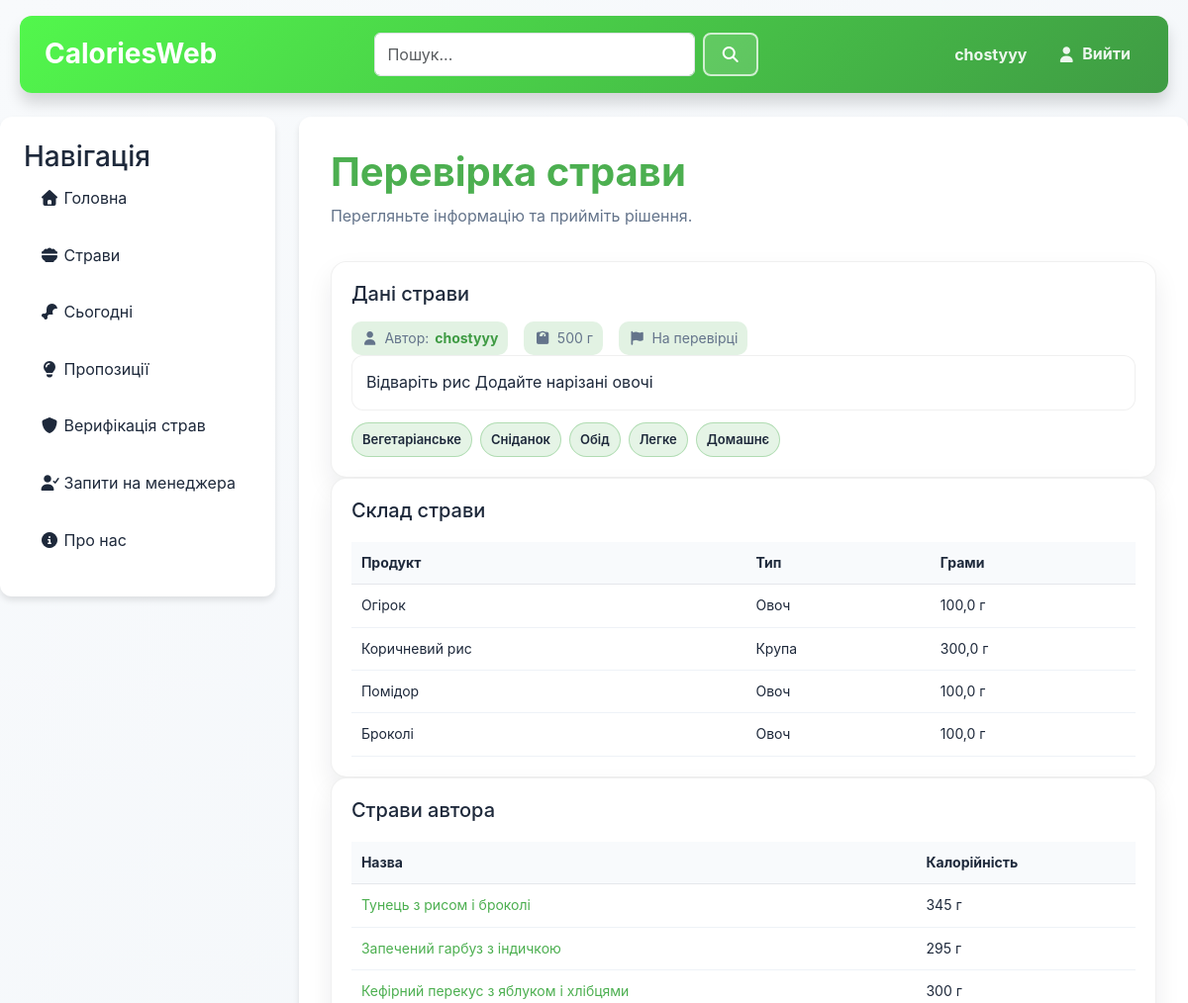
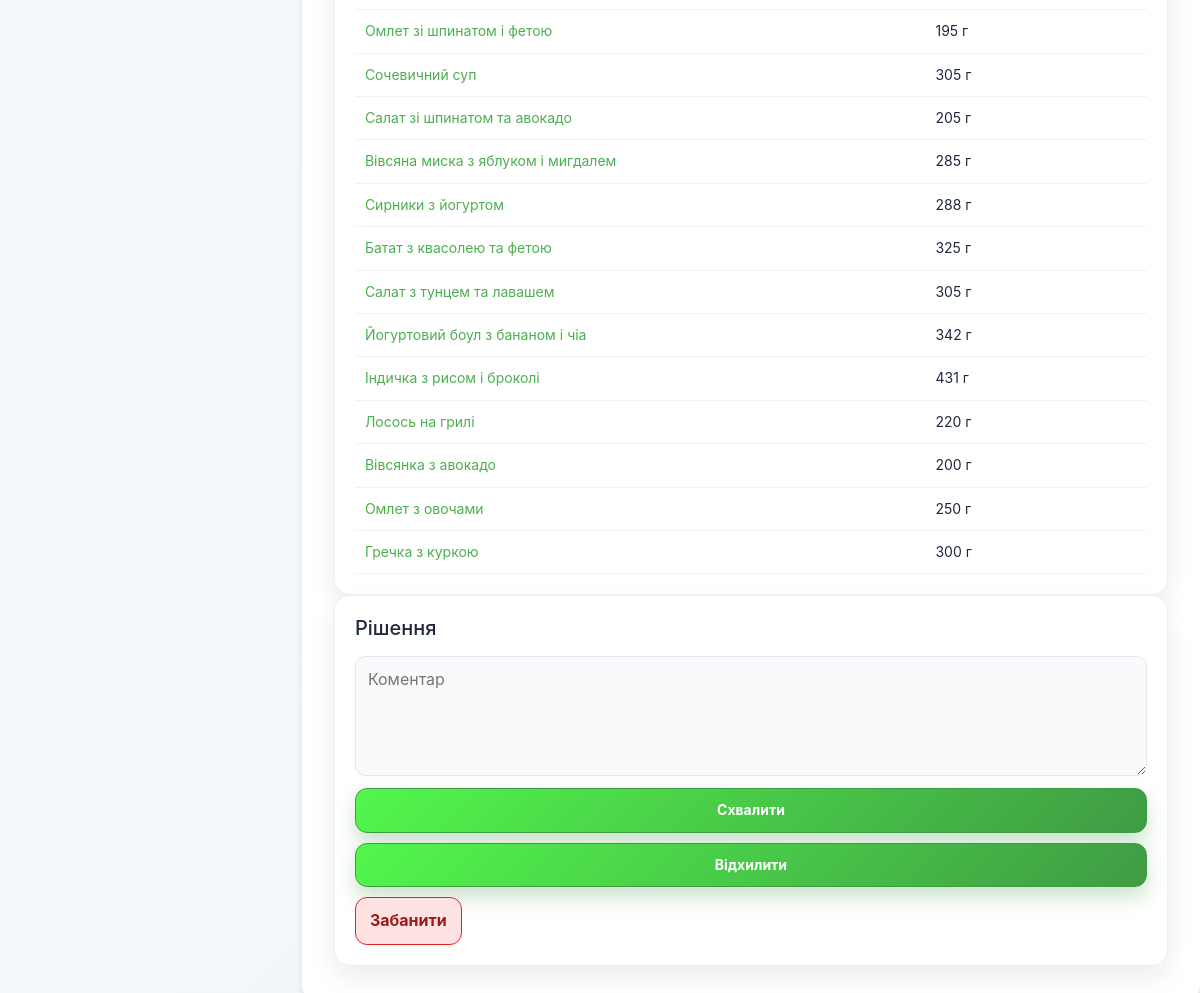
/meals/verification/14/ (signed in), run on the app's committed database (2 pictures, top to bottom).
### meals/models.py (models this page shows, shortened)
class MealVerification(models.Model):
    STATUS_CHOICES = [
        ('draft', 'Чернетка'),
        ('pending', 'На перевірці'),
        ('approved', 'Схвалено'),
        ('rejected', 'Відхилено'),
        ('banned', 'Заблоковано'),
    ]
    author = models.ForeignKey(User, on_delete=models.CASCADE, related_name='meal_verifications')
    original_meal = models.ForeignKey('Meal', on_delete=models.SET_NULL, null=True, blank=True, related_name='verification_requests')
    name = models.CharField(max_length=100)
    grams = models.PositiveIntegerField(default=100)
    recipe = models.TextField(null=True, blank=True)
    link = models.URLField(null=True, blank=True)
    image = models.ImageField(upload_to='meal_verifications/', null=True, blank=True)
    status = models.CharField(max_length=12, choices=STATUS_CHOICES, default='draft')
    created_at = models.DateTimeField(auto_now_add=True)
    reviewed_at = models.DateTimeField(null=True, blank=True)
    reviewed_by = models.ForeignKey(User, on_delete=models.SET_NULL, null=True, blank=True, related_name='verified_meals')
    review_comment = models.TextField(null=True, blank=True)

class MealVerificationTag(models.Model):
    verification = models.ForeignKey(MealVerification, on_delete=models.CASCADE, related_name='tags')
    tag = models.ForeignKey(Tag, on_delete=models.CASCADE)

class Tag(models.Model):
    name = models.CharField(max_length=50)
    type = models.CharField(max_length=50, null=True)

class MealVerificationProduct(models.Model):
    verification = models.ForeignKey(MealVerification, on_delete=models.CASCADE, related_name='products')
    food = models.ForeignKey(Food, on_delete=models.CASCADE)
    grams = models.FloatField()

class Food(models.Model):
    name = models.CharField(max_length=100)
    type = models.CharField(max_length=50)
    grams = models.FloatField()
    calories = models.IntegerField()
    protein = models.FloatField()
    carbs = models.FloatField()
    fats = models.FloatField()

class Meal(models.Model):
    name = models.CharField(max_length=100)
    grams = models.PositiveIntegerField(default=100)
    recipe = models.TextField(null=True)
    link = models.URLField(null=True)
    author = models.ForeignKey(User, on_delete=models.CASCADE)
    image = models.ImageField(default='fallback.png', null=True, blank=True)
    popularity = models.IntegerField()

### meals/views.py (the view, shortened to what this page needs)
# urls.py: path('verification/<int:verification_id>/', views.verification_detail, name='verification_detail'),
def verification_detail(request, verification_id):
    if not _can_verify_meals(request.user):
        return redirect("main:home")
    verification = get_object_or_404(MealVerification, id=verification_id)
    products = verification.products.select_related("food")
    tags = verification.tags.select_related("tag")
    author_meals = Meal.objects.filter(author=verification.author).order_by("-id")
    return render(request, "meals/verification_detail.html", {
        "verification": verification,
        "products": products,
        "tags": tags,
        "author_meals": author_meals,
    })

### meals/views.py (called while the page is built)
def _get_user_details(user):
    if not user.is_authenticated:
        return None
    return getattr(user, "details", None)

def _is_admin(user):
    details = _get_user_details(user)
    return bool(details and details.role == "admin") or getattr(user, "is_superuser", False)

def _can_manage_meals(user):
    details = _get_user_details(user)
    return bool(details and details.account_status == "active" and not details.is_banned)

def _can_verify_meals(user):
    return _can_manage_meals(user) and (_is_admin(user) or _is_manager(user))

### meals/templates/meals/verification_detail.html (shortened to what this page needs)
{% extends "main/layout.html" %}
{% load static %}
{% block extra_css %}
    <link rel="stylesheet" href="{% static 'meals/css/meal_detail.css' %}">
{% endblock %}
{% block content %}
    <h1>Перевірка страви</h1>
    <p>Перегляньте інформацію та прийміть рішення.</p>
    <section class="meal-detail-card">
        <h3>Дані страви</h3>
        <div class="meal-detail-meta">
            <span><i class="fas fa-user"></i> Автор: <a class="profile-user-link" href="{% url 'user:user_detail' verification.author.id %}">{{ verification.author.username }}</a></span>
            <span><i class="fas fa-weight"></i> {{ verification.grams }} г</span>
            <span><i class="fas fa-flag"></i> {{ verification.get_status_display }}</span>
        </div>
        {% if verification.recipe %}
            <p class="meal-detail-recipe">{{ verification.recipe }}</p>
        {% endif %}
        <div class="meal-detail-tags" style="margin-top: 12px;">
            {% for tag in tags %}
                <span class="meal-detail-tag">{{ tag.tag.name }}</span>
            {% empty %}
                <span class="meal-detail-tags-empty">Теги не додані</span>
            {% endfor %}
        </div>
    </section>
    <section class="meal-detail-card">
        <h3>Склад страви</h3>
        <div class="meal-detail-table-wrap">
            <table class="meal-detail-table">
                <tr>
                    <th>Продукт</th>
                    <th>Тип</th>
                    <th>Грами</th>
                </tr>
                {% for item in products %}
                    <tr>
                        <td>{{ item.food.name }}</td>
                        <td>{{ item.food.type }}</td>
                        <td>{{ item.grams }} г</td>
                    </tr>
                {% empty %}
                    <tr>
                        <td colspan="3">Склад порожній.</td>
                    </tr>
                {% endfor %}
            </table>
        </div>
    </section>
    <section class="meal-detail-card">
        <h3>Страви автора</h3>
        {% if author_meals %}
            <div class="meal-detail-table-wrap">
                <table class="meal-detail-table">
                    <tr>
                        <th>Назва</th>
                        <th>Калорійність</th>
                    </tr>
                    {% for meal in author_meals %}
                        <tr>
                            <td><a href="{% url 'meals:meal_detail' meal.id %}">{{ meal.name }}</a></td>
                            <td>{{ meal.grams }} г</td>
                        </tr>
                    {% endfor %}
                </table>
            </div>
        {% else %}
            <p>У користувача ще немає страв.</p>
        {% endif %}
    </section>
    <section class="meal-detail-card">
        <h3>Рішення</h3>
        {% if verification.status == 'pending' %}
            <form method="post" style="display: grid; gap: 12px;">
                <textarea name="comment" class="meal-edit-input meal-edit-textarea" placeholder="Коментар"></textarea>
                <div style="display: flex; gap: 10px; flex-wrap: wrap;">
                    <button class="meal-detail-submit" type="submit" name="action" value="approve">Схвалити</button>
                    <button class="meal-detail-submit" type="submit" name="action" value="reject">Відхилити</button>
                    <button class="meal-detail-danger" type="submit" name="action" value="ban">Забанити</button>
                </div>
            </form>
        {% else %}
            <p>Рішення вже прийнято: {{ verification.get_status_display }}.</p>
            {% if verification.review_comment %}
                <p><strong>Коментар:</strong> {{ verification.review_comment }}</p>
            {% endif %}
        {% endif %}
    </section>
{% endblock %}

### main/templates/main/layout.html (shortened to what this page needs)
{% load static %}
<!DOCTYPE html>
<html lang="en">
<head>
    <link href="https://cdn.jsdelivr.net/npm/bootstrap@5.3.8/dist/css/bootstrap.min.css" rel="stylesheet">
    <link rel="stylesheet" href="{% static 'main/css/main.css' %}">
    <link rel="stylesheet" href="https://cdnjs.cloudflare.com/ajax/libs/font-awesome/7.0.1/css/all.min.css">
    {% block extra_css %}{% endblock %}
</head>
<body>
<header>
    <table>
        <tr>
            <th style="text-align: left;" style="width: fit-content;">
                <a href="{% url 'main:home' %}" style="width: fit-content;" >
                    <h1 style="width: fit-content;">CaloriesWeb</h1>
                </a>
            </th>
            <th style="text-align: center; width: 35%;">
                <form action="{% url 'meals:search' %}" method="get" class="d-flex">
                    <input class="form-control" type="text" name="q" placeholder="Пошук...">
                    <button class="btn btn-outline-danger ms-2" type="submit">
                        <i class="fa-solid fa-magnifying-glass"></i>
                    </button>
                </form>
            </th>
            <th style="text-align: right;">
                {% if user.is_authenticated %}
                    <a href="{% url 'user:user_detail' user.id %}"><span>{{ user.username }}</span></a>
                    <a href="{% url 'main:logOut' %}">
                        <span><i class="fa-solid fa-user"></i> Вийти</span>
                    </a>
                {% endif %}
            </th>
        </tr>
    </table>
</header>
<main class="layout">
    <aside>
        <h3>Навігація</h3>
        <ul>
            <a href="{% url 'main:home' %}">
                <li><i class="fa-solid fa-house"></i> Головна</li>
            </a>
            <a href="{% url 'meals:meals' %}">
                <li><i class="fa-solid fa-bowl-food"></i> Страви</li>
            </a>
            <a href="{% url 'today:today' %}">
                <li><i class="fa-solid fa-drumstick-bite"></i> Сьогодні</li>
            </a>
            <a href="{% url 'meals:suggestions' %}">
                <li><i class="fa-solid fa-lightbulb"></i> Пропозиції</li>
            </a>
            {% if is_manager or is_admin %}
                <a href="{% url 'meals:verification_list' %}">
                    <li><i class="fa-solid fa-shield"></i> Верифікація страв</li>
                </a>
            {% endif %}
            {% if is_admin %}
                <a href="{% url 'user:manager_requests' %}">
                    <li><i class="fa-solid fa-user-check"></i> Запити на менеджера</li>
                </a>
            {% endif %}
            <a href="{% url 'main:about' %}">
                <li><i class="fa-solid fa-circle-info"></i> Про нас</li>
            </a>
        </ul>
    </aside>
    <div class="main-content">
        {% block content %}
        {% endblock %}
    </div>
</main>
</body>
</html>

### main/static/main/css/main.css (style rules this page uses)
* { box-sizing: border-box; }
html { -webkit-text-size-adjust: 100%; text-size-adjust: 100%; }
body, h1, h2, h3, h4, h5, h6, p, ul, ol, dl, dd, figure, blockquote, pre { margin: 0; }
ul, ol { padding: 0; }
input, button, textarea, select { font: inherit; }
input, textarea, select { color: inherit; }
:root { --primary: #4caf50; --primary-dark: #3f9b44; --primary-light: #8fd9a0; --primary-gradient: linear-gradient(135deg, #52f74c 0%, #3f9b44 100%); --primary-rgb: 76, 175, 80; --primary-dark-rgb: 63, 155, 68; --secondary: #ec4899; --accent: #f59e0b; --success: #10b981; --success-rgb: 16, 185, 129; --warning: #f59e0b; --warning-rgb: 245, 158, 11; --warning-light-rgb: 251, 191, 36; --neutral: #94a3b8; --neutral-rgb: 148, 163, 184; --slate-rgb: 100, 116, 139; --danger: #ef4444; --danger-bg: #fff4f4; --danger-soft: #fee2e2; --danger-border: #fecaca; --danger-ink: #991b1b; --danger-ink-dark: #7f1d1d; --white: #ffffff; --surface-muted: #f3f4f6; --bg-light: #f8fafc; --bg-page-end: #f1f5f9; --text-dark: #1e293b; --text-gray: #64748b; --border: #e2e8f0; --line: #e5e7eb; --line-soft: #eef2f7; --shadow-sm: 0 1px 2px rgba(0, 0, 0, 0.05); --shadow-md: 0 4px 6px rgba(0, 0, 0, 0.1); --shadow-lg: 0 10px 15px rgba(0, 0, 0, 0.15); }
body { background: linear-gradient(135deg, var(--bg-light) 0%, var(--bg-page-end) 100%); margin: 0; font-family: -apple-system, BlinkMacSystemFont, 'Segoe UI', Roboto, Oxygen, Ubuntu, Cantarell, sans-serif; color: var(--text-dark); line-height: 1.6; }
.btn-outline-danger { border: 2px solid var(--primary); color: var(--primary); background: none; padding: 8px 16px; border-radius: 8px; font-weight: 600; cursor: pointer; transition: all 0.3s ease; }
.btn { border-radius: 8px; font-weight: 600; transition: all 0.3s ease; cursor: pointer; }
header { background: var(--primary-gradient); box-shadow: var(--shadow-lg); margin: 16px 20px; padding: 16px 24px; border-radius: 12px; position: sticky; top: 0; z-index: 100; }
header table { width: 100%; }
header h1 { margin: 0; padding: 0; color: white; font-size: 28px; font-weight: 700; }
header a { text-decoration: none; color: rgba(255, 255, 255, 0.9); transition: color 0.3s ease; }
header a span { padding: 0 12px; }
header th:last-child a span { display: inline-flex; align-items: center; gap: 6px; padding: 8px 12px; border-radius: 10px; border: 1px solid transparent; transition: background-color 0.2s ease, border-color 0.2s ease, transform 0.2s ease, box-shadow 0.2s ease; }
header .btn-outline-danger { border: 2px solid rgba(255, 255, 255, 0.7); color: var(--white); background: rgba(255, 255, 255, 0.14); }
main.layout { display: flex; gap: 24px; margin: 24px 20px; max-width: 1400px; margin-left: auto; margin-right: auto; }
aside { background-color: var(--white); box-shadow: var(--shadow-md); border-radius: 12px; width: fit-content; padding: 24px; height: fit-content; position: sticky; top: 100px; }
aside ul { list-style: none; padding: 0; margin: 0; }
aside ul li { padding: 12px 16px; margin-bottom: 8px; border-radius: 8px; transition: all 0.3s ease; color: var(--text-dark); cursor: pointer; }
aside a { text-decoration: none; color: inherit; }
.main-content { background-color: var(--white); box-shadow: var(--shadow-md); border-radius: 12px; flex: 1; padding: 32px; }
.main-content h1 { color: var(--primary); margin-bottom: 8px; font-weight: 700; }
.main-content > p { color: var(--text-gray); margin-bottom: 32px; }
a { color: var(--primary); text-decoration: none; transition: color 0.3s ease; }

### data on the page
MealVerification: author.username "chostyyy", grams "500", status "На перевірці", recipe "Відваріть рис Додайте нарізані овочі"
MealVerificationTag: tag.name "Вегетаріанське"
MealVerificationTag: tag.name "Сніданок"
MealVerificationTag: tag.name "Обід"
MealVerificationTag: tag.name "Легке"
MealVerificationTag: tag.name "Домашнє"
MealVerificationProduct: food.name "Огірок", food.type "Овоч", grams "100,0"
MealVerificationProduct: food.name "Коричневий рис", food.type "Крупа", grams "300,0"
MealVerificationProduct: food.name "Помідор", food.type "Овоч", grams "100,0"
MealVerificationProduct: food.name "Броколі", food.type "Овоч", grams "100,0"
Meal: name "Тунець з рисом і броколі", grams "345"
Meal: name "Запечений гарбуз з індичкою", grams "295"
Meal: name "Кефірний перекус з яблуком і хлібцями", grams "300"
Meal: name "Омлет зі шпинатом і фетою", grams "195"
Meal: name "Сочевичний суп", grams "305"
Meal: name "Салат зі шпинатом та авокадо", grams "205"
Meal: name "Вівсяна миска з яблуком і мигдалем", grams "285"
Meal: name "Сирники з йогуртом", grams "288"
Meal: name "Батат з квасолею та фетою", grams "325"
Meal: name "Салат з тунцем та лавашем", grams "305"
Meal: name "Йогуртовий боул з бананом і чіа", grams "342"
Meal: name "Індичка з рисом і броколі", grams "431"
Meal: name "Лосось на грилі", grams "220"
Meal: name "Вівсянка з авокадо", grams "200"
Meal: name "Омлет з овочами", grams "250"
Meal: name "Гречка з куркою", grams "300"

### other printed values
{{ user.username }} "chostyyy"
